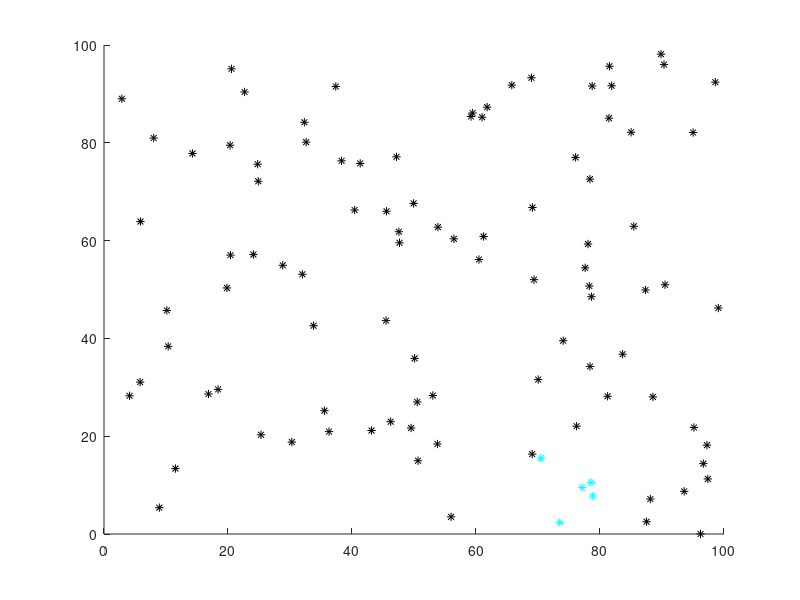
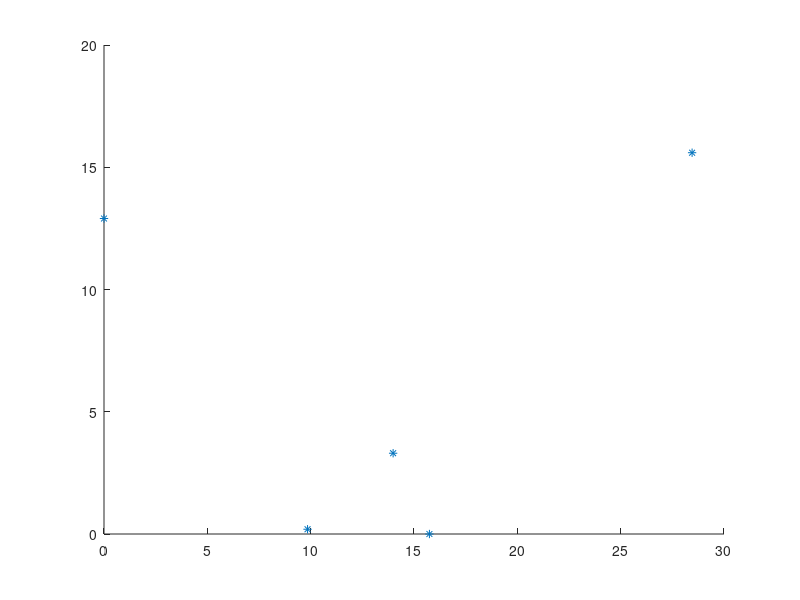

Recreate these plots in MATLAB, in order.
% toy problem of image registration in R^2

% separate this into two things ...
% you can either extract a subset closest together (good for testing)
% or get *any* random subset. just throw a flag and do subfunctions ya






N = 100; % total number of points in set
n_extracted = 5; % the number of points to extract 

scale_by = 10*rand() % get a random scaling value

i = 1; % this is just for indexing figures, ignore

% N random pairs of doubles between 0 and 100
A = rand(2,N)*100;
% scatter(A(:,1),A(:,2),'filled')
% arbitrarily choose one pair
xo = A(:,randi(size(A,1)));

% sort A by euclidean distance to this point
ed = bsxfun(@minus, A, xo);
ed = ed.*ed;
ed = sum(ed,1);
[~, ind] = sort(ed);

dA = A(:,ind); % this is A with rows sorted by distance from xo

% this defines how to color the points.
% make the extracted ones a different color
c = zeros(size(dA,2),3);
c(1:n_extracted,3) = 1; c(1:n_extracted,2) = 1;
figure(i); scatter(dA(1,:),dA(2,:), [], c, 'Marker', '*'); i=i+1;

% okay, so we extract these points. This is now "X" exactly, or what we
% will hope to recover again.
X_ex = dA(:,1:n_extracted);
%figure(i); scatter(X_ex(:,1),X_ex(:,2),'Marker', '*'); i=i+1;

% now rotate these by some random amount
theta = 2*pi*rand();
R = [cos(theta) -sin(theta) ; sin(theta) cos(theta)];

% rotate each row according to R
X = R*X_ex;
% now translate it down to the origin and scale
X = scale_by*bsxfun(@minus, X, min(X,[],2));
figure(i); scatter(X(1,:),X(2,:),'Marker', '*'); i=i+1;

% now solve this problem to get the inverse transformation
% T = utter_magic(A,x);
1
